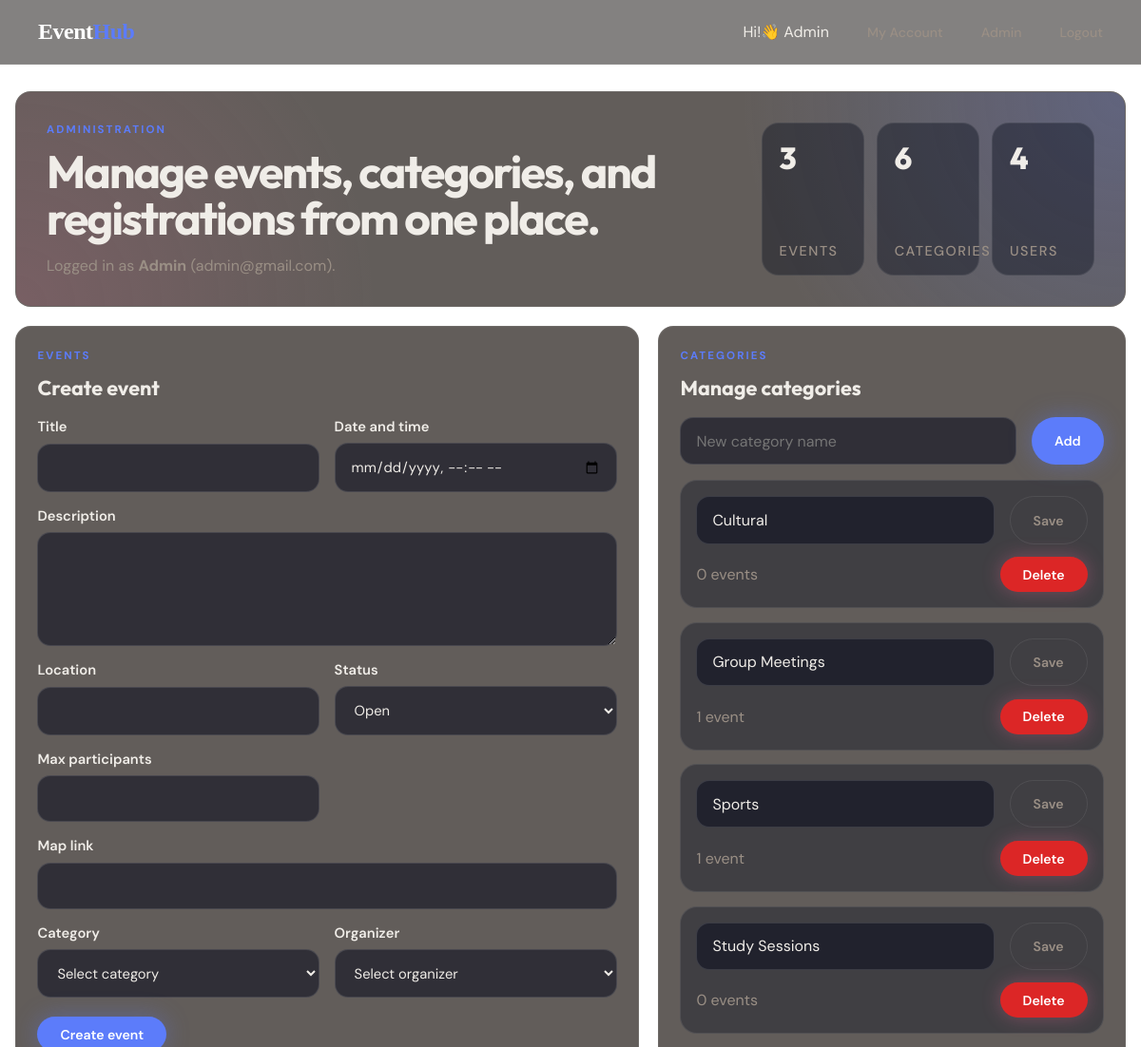
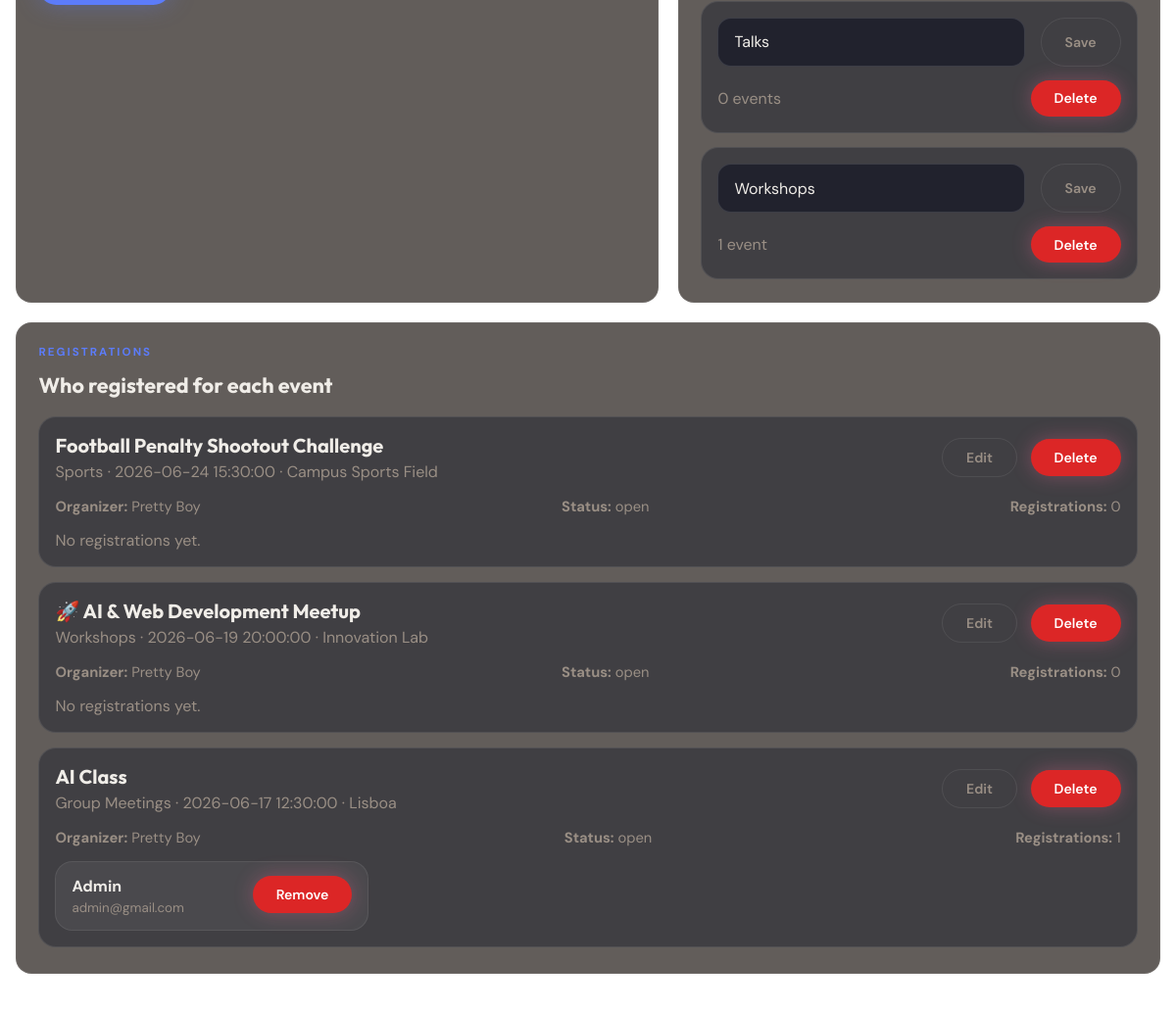
The page /admin (signed in) on the database its author committed (2 pictures, top to bottom).
### models.py (models this page shows)
class BaseModel(Model):
    class Meta:
        database = db

class User(BaseModel):
    email = CharField(unique=True)
    full_name = CharField()
    password_hash = CharField()
    is_admin = BooleanField(default=False)

class Category(BaseModel):
    name = CharField(unique=True)

class Event(BaseModel):
    title = CharField()
    description = TextField(null=True)
    date = DateTimeField()
    location = CharField()
    status = CharField(default="open")
    max_participants = IntegerField(null=True)
    map_link = CharField(null=True)
    category = ForeignKeyField(Category, backref="events")
    organizer = ForeignKeyField(User, backref="events")

class Registration(BaseModel):
    user = ForeignKeyField(User, backref="registrations")
    event = ForeignKeyField(Event, backref="registrations")

### app.py (the view)
@app.route("/admin")
@admin_required
def admin():
    return render_admin_dashboard()

### templates/admin.html (shortened to what this page needs)
{% extends "base.html" %}
{% block extra_css %}
<link rel="stylesheet" href="{{ url_for('static', filename='admin.css') }}">
{% endblock %}
{% block content %}
<div class="admin-page">
    <section class="admin-hero glass">
        <div class="admin-hero-copy">
            <p class="admin-eyebrow">Administration</p>
            <h1>Manage events, categories, and registrations from one place.</h1>
            <p class="admin-summary">Logged in as <strong>{{ current_user.full_name }}</strong> ({{ current_user.email }}).</p>
        </div>
        <div class="admin-hero-stats">
            <div class="stat-card">
                <span class="stat-value">{{ events|length }}</span>
                <span class="stat-label">Events</span>
            </div>
            <div class="stat-card">
                <span class="stat-value">{{ categories|length }}</span>
                <span class="stat-label">Categories</span>
            </div>
            <div class="stat-card">
                <span class="stat-value">{{ users|length }}</span>
                <span class="stat-label">Users</span>
            </div>
        </div>
    </section>
    <div class="admin-grid">
        <section class="admin-panel glass">
            <div class="panel-header">
                <div>
                    <p class="panel-kicker">Events</p>
                    <h3>{% if editing_event %}Edit event{% else %}Create event{% endif %}</h3>
                </div>
            </div>
            <form class="admin-form" method="post" action="{% if editing_event %}{{ url_for('admin_edit_event', event_id=editing_event.id) }}{% else %}{{ url_for('admin_create_event') }}{% endif %}">
                <div class="form-grid">
                    <label>
                        <span>Title</span>
                        <input name="title" type="text" required value="{{ editing_event.title if editing_event else '' }}">
                    </label>
                    <label>
                        <span>Date and time</span>
                        <input name="date" type="datetime-local" required value="{% if editing_event %}{{ editing_event.date.strftime('%Y-%m-%dT%H:%M') }}{% endif %}">
                    </label>
                    <label class="span-2">
                        <span>Description</span>
                        <textarea name="description" rows="4">{{ editing_event.description if editing_event and editing_event.description else '' }}</textarea>
                    </label>
                    <label>
                        <span>Location</span>
                        <input name="location" type="text" required value="{{ editing_event.location if editing_event else '' }}">
                    </label>
                    <label>
                        <span>Status</span>
                        <select name="status">
                            <option value="open" {% if not editing_event or editing_event.status == 'open' %}selected{% endif %}>Open</option>
                        </select>
                    </label>
                    <label>
                        <span>Max participants</span>
                        <input name="max_participants" type="number" min="1" value="{{ editing_event.max_participants if editing_event and editing_event.max_participants is not none else '' }}">
                    </label>
                    <label class="span-2">
                        <span>Map link</span>
                        <input name="map_link" type="url" value="{{ editing_event.map_link if editing_event and editing_event.map_link else '' }}">
                    </label>
                    <label>
                        <span>Category</span>
                        <select name="category_id" required>
                            <option value="">Select category</option>
                        </select>
                    </label>
                    <label>
                        <span>Organizer</span>
                        <select name="organizer_id" required>
                            <option value="">Select organizer</option>
                        </select>
                    </label>
                </div>
                <div class="form-actions">
                    <button class="btn btn-primary" type="submit">{% if editing_event %}Save changes{% else %}Create event{% endif %}</button>
                </div>
            </form>
        </section>
        <section class="admin-panel glass">
            <div class="panel-header">
                <div>
                    <p class="panel-kicker">Categories</p>
                    <h3>Manage categories</h3>
                </div>
            </div>
            <form class="inline-form" method="post" action="{{ url_for('admin_create_category') }}">
                <input name="name" type="text" placeholder="New category name">
                <button class="btn btn-primary" type="submit">Add</button>
            </form>
            {% if categories %}
                <div class="category-list">
                    {% for category in categories %}
                        <div class="category-row">
                            <form class="inline-form inline-form-tight" method="post" action="{{ url_for('admin_edit_category', category_id=category.id) }}">
                                <input name="name" type="text" value="{{ category.name }}">
                                <button class="btn btn-ghost" type="submit">Save</button>
                            </form>
                            <div class="category-meta">
                                <span>{{ category.events.count() }} event{{ '' if category.events.count() == 1 else 's' }}</span>
                                <form method="post" action="{{ url_for('admin_delete_category', category_id=category.id) }}">
                                    <button class="btn btn-danger" type="submit" {% if category.events.count() > 0 %}disabled title="Move or delete the linked events first"{% endif %}>Delete</button>
                                </form>
                            </div>
                        </div>
                    {% endfor %}
                </div>
            {% else %}
                <p class="empty-state">No categories yet.</p>
            {% endif %}
        </section>
    </div>
    <section class="admin-panel glass admin-events">
        <div class="panel-header">
            <div>
                <p class="panel-kicker">Registrations</p>
                <h3>Who registered for each event</h3>
            </div>
        </div>
        {% if events %}
            <div class="event-list">
                {% for event in events %}
                    <article class="event-card">
                        <div class="event-card-top">
                            <div>
                                <h4>{{ event.title }}</h4>
                                <p class="event-subtitle">{{ event.category.name }} · {{ event.date }} · {{ event.location }}</p>
                            </div>
                            <div class="event-actions">
                                <a class="btn btn-ghost" href="{{ url_for('admin_edit_event', event_id=event.id) }}">Edit</a>
                                <form method="post" action="{{ url_for('admin_delete_event', event_id=event.id) }}" onsubmit="return confirm('Delete this event? This also removes its registrations and comments.');">
                                    <button class="btn btn-danger" type="submit">Delete</button>
                                </form>
                            </div>
                        </div>
                        <div class="event-card-meta">
                            <span><strong>Organizer:</strong> {{ event.organizer.full_name }}</span>
                            <span><strong>Status:</strong> {{ event.status }}</span>
                            <span><strong>Registrations:</strong> {{ event.registrations|length }}</span>
                        </div>
                        {% if event.registrations|length > 0 %}
                            <div class="attendee-list">
                                {% for registration in event.registrations %}
                                    <div class="attendee-card">
                                        <div class="attendee-card-top">
                                            <div class="attendee-card-copy">
                                                <span class="attendee-name">{{ registration.user.full_name }}</span>
                                                <small>{{ registration.user.email }}</small>
                                            </div>
                                            <form method="post" action="{{ url_for('admin_delete_registration', event_id=event.id, registration_id=registration.id) }}" onsubmit="return confirm('Remove this participant from the event?');">
                                                <button class="btn btn-danger" type="submit">Remove</button>
                                            </form>
                                        </div>
                                    </div>
                                {% endfor %}
                            </div>
                        {% else %}
                            <p class="empty-state">No registrations yet.</p>
                        {% endif %}
                    </article>
                {% endfor %}
            </div>
        {% else %}
            <p class="empty-state">No events yet.</p>
        {% endif %}
    </section>
</div>
{% endblock %}

### templates/base.html (shortened to what this page needs)
<!doctype html>
<html lang="en">
<head>
    <link rel="stylesheet" href="{{ url_for('static', filename='shared.css') }}">
    <link rel="stylesheet" href="{{ url_for('static', filename='index.css') }}">
    <link rel="stylesheet" href="{{ url_for('static', filename='events.css') }}">
    <link rel="stylesheet" href="{{ url_for('static', filename='login.css') }}">
    <link rel="stylesheet" href="{{ url_for('static', filename='create_event.css') }}">
    {% block extra_css %}{% endblock %}
</head>
<body>
    <iframe src="{{ url_for('static', filename='background.html') }}" class="bg-frame" title="background"></iframe>
    <header>
    <nav class="navbar">
        <a href="{{ url_for('home') }}" class="nav-logo">Event<em>Hub</em></a>
        <ul class="nav-links" id="navLinks">
        {% if current_user %}
            <li>Hi!👋 {{ current_user.full_name }}</li>
            <li><a href="{{ url_for('profile') }}">My Account</a></li>
            {% if current_user.is_admin %}
                <li><a href="{{ url_for('admin') }}">Admin</a></li>
            {% endif %}
            <li><a href="{{ url_for('logout') }}">Logout</a></li>
        {% else %}
            <li><a href="{{ url_for('login') }}">Login</a></li>
            <li><a href="{{ url_for('login') }}#register">Sign up</a></li>
        {% endif %}
        </ul>
    </nav>
</header>
      <main>
    {% block content %}{% endblock %}
</main>
</body>
</html>

### rows shown on the page
User: full_name "Admin", email "admin@gmail.com"
Category: name "Cultural", events.count "0", events "s"
Category: name "Group Meetings", events.count "1"
Category: name "Sports", events.count "1"
Category: name "Study Sessions", events.count "0", events "s"
Category: name "Talks", events.count "0", events "s"
Category: name "Workshops", events.count "1"
Event: title "Football Penalty Shootout Challenge", category.name "Sports", date "2026-06-24 15:30:00", location "Campus Sports Field", organizer.full_name "Pretty Boy", status "open", registrations|length "0", shows "No registrations yet."
Event: title "🚀 AI & Web Development Meetup", category.name "Workshops", date "2026-06-19 20:00:00", location "Innovation Lab", organizer.full_name "Pretty Boy", status "open", registrations|length "0", shows "No registrations yet."
Event: title "AI Class", category.name "Group Meetings", date "2026-06-17 12:30:00", location "Lisboa", organizer.full_name "Pretty Boy", status "open", registrations|length "1"
Registration: user.full_name "Admin", user.email "admin@gmail.com"

### other values the page prints
{{ events|length }} "3"
{{ categories|length }} "6"
{{ users|length }} "4"
